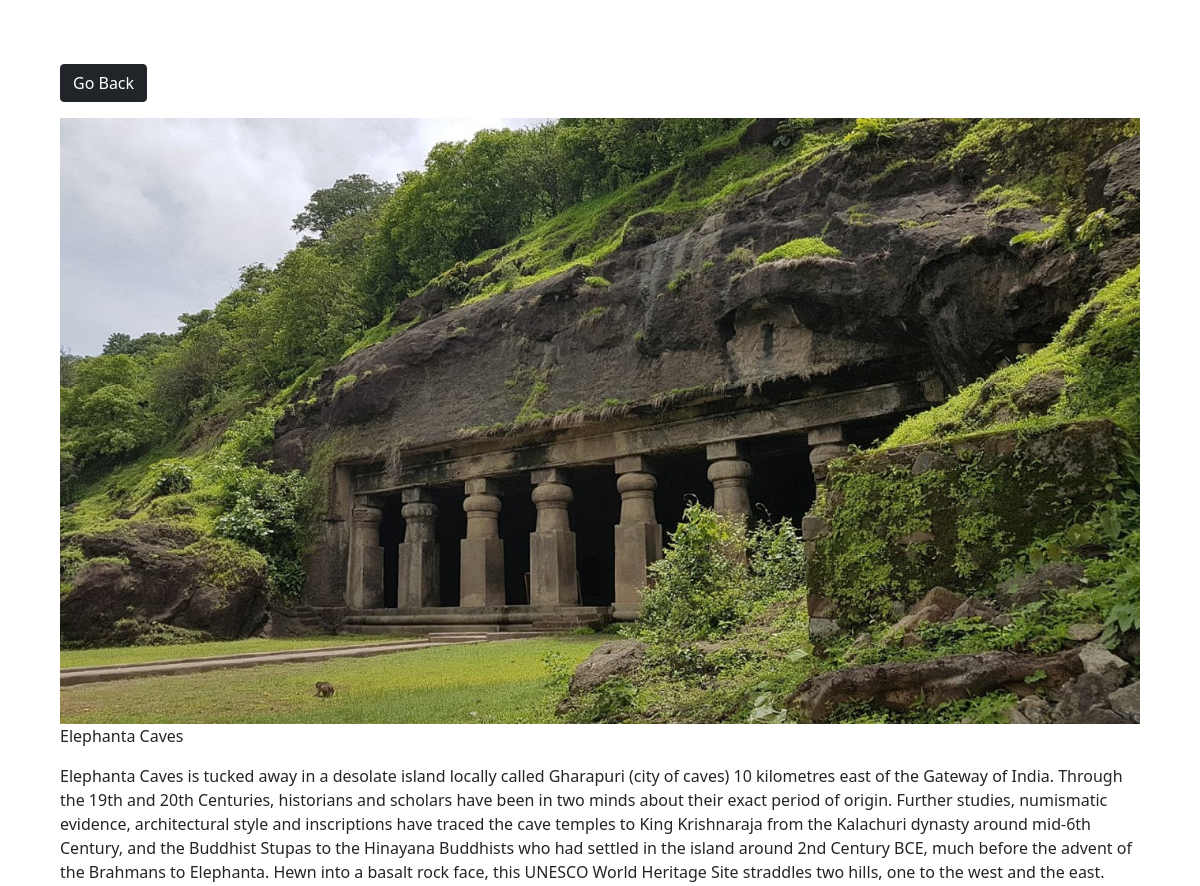
Screenshot of /photo/6/ with the database file from the repository.
### photos/models.py (models this page shows, shortened)
class Photo(models.Model):
    category = models.ForeignKey(
        Category, on_delete=models.SET_NULL, null=True, blank=True)
    image = models.ImageField(null=False, blank=False)
    description = models.TextField()
    desc2 = models.TextField()

### photos/views.py (the view)
# urls.py: path('photo/<str:pk>/', views.viewPhoto, name='photo'),
def viewPhoto(request, pk):
    photo = Photo.objects.get(id=pk)
    return render(request, 'photos/photo.html', {'photo': photo})

### photos/templates/photos/photo.html (shortened to what this page needs)
<!DOCTYPE html>
<html>
<head>
 <link href="https://cdn.jsdelivr.net/npm/bootstrap@5.0.0-beta1/dist/css/bootstrap.min.css" rel="stylesheet"
>
</head>
<body class="m-5">
 <div class="container">
  <div class="row justify-content-center">
   <div class="col">
    <a href="{% url 'gallery' %}" class="btn btn-dark my-3">Go Back</a>
    <div style="height: 90vh;">
     <img style="max-width: 100%; max-height: 100%;" src="{{photo.image.url}}">
     <p>{{photo.description}}</p>
    <p>{{photo.desc2}}</p>
    </div>
   </div>
  </div>
 </div>
</body>
</html>

### rows the page displays
Photo: image (picture), description "Elephanta Caves", desc2 "Elephanta Caves is tucked away in a desolate island locally called Gharapuri (city of caves) 10 kilometres east of the Gateway of India. Through the 19th and 20th Centuries, historians and scholars have been in two minds about their exact period of origin. Further studies, numismatic evidence, architectural style and inscriptions have traced the cave temples to King Krishnaraja from the Kalachuri dynasty around mid-6th Century, and the Buddhist Stupas to the Hinayana Buddhists who had settled in the island around 2nd Century BCE, much before the advent of the Brahmans to Elephanta. Hewn into a basalt rock face, this UNESCO World Heritage Site straddles two hills, one to the west and the…"
